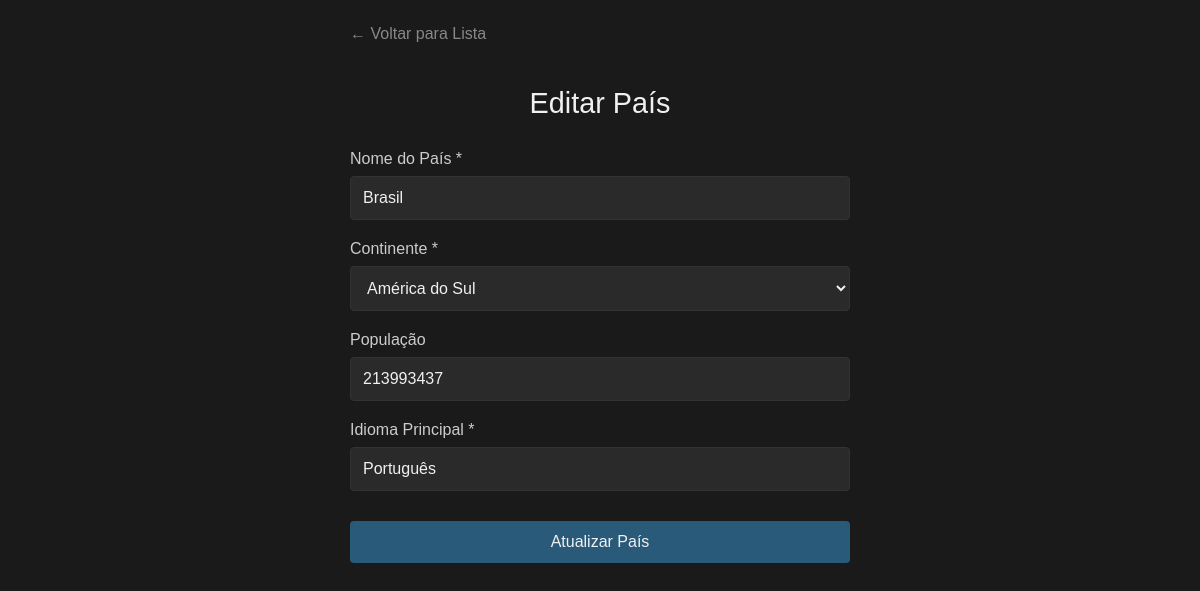
Page /crud/editar_pais.php?id=1 on the committed database.
### tables this page shows
CREATE TABLE paises (
  id_pais INT AUTO_INCREMENT PRIMARY KEY,
  nome VARCHAR(100) NOT NULL,
  continente VARCHAR(50) NOT NULL,
  populacao BIGINT DEFAULT NULL,
  idioma VARCHAR(100) NOT NULL
);

### crud/editar_pais.php (the view, shortened to what this page needs)
<!DOCTYPE html>
<html lang="pt-br">
<head>
</head>
<body>
    <div class="container">
        <a href="listar_paises.php" class="back-button">← Voltar para Lista</a>
        <h1>Editar País</h1>
        <?php
        include 'php/conexao.php';
        $id = $_GET['id'];
        $sql = "SELECT * FROM paises WHERE id_pais = ?";
        $stmt = $conn->prepare($sql);
        $stmt->bind_param("i", $id);
        $stmt->execute();
        $result = $stmt->get_result();
        $pais = $result->fetch_assoc();
        ?>
        <form action="php/atualizar_pais.php" method="POST">
            <div class="form-group">
                <label for="nome">Nome do País *</label>
                <input type="text" id="nome" name="nome" value="<?php echo htmlspecialchars($pais['nome']); ?>" required>
            </div>
            <div class="form-group">
                <label for="continente">Continente *</label>
                <select id="continente" name="continente" required>
                    <option value="América do Sul" <?php echo $pais['continente'] == 'América do Sul' ? 'selected' : ''; ?>>América do Sul</option>
                </select>
            </div>
            <div class="form-group">
                <label for="populacao">População</label>
                <input type="number" id="populacao" name="populacao" value="<?php echo $pais['populacao']; ?>" min="0">
            </div>
            <div class="form-group">
                <label for="idioma">Idioma Principal *</label>
                <input type="text" id="idioma" name="idioma" value="<?php echo htmlspecialchars($pais['idioma']); ?>" required>
            </div>
            <button type="submit">Atualizar País</button>
        </form>
    </div>
</body>
</html>

### crud/editar_pais.php (style rules this page uses)
body { background-color: #1a1a1a; color: #f0f0f0; margin: 0; padding: 20px; font-family: Arial, sans-serif; }
.container { max-width: 500px; margin: 0 auto; }
h1 { text-align: center; margin-bottom: 30px; font-weight: normal; font-size: 1.8rem; }
.back-button { display: inline-block; margin-bottom: 20px; color: #888; text-decoration: none; padding: 5px 0; }
button { width: 100%; padding: 12px; background-color: #2a5a7a; border: none; border-radius: 4px; color: #f0f0f0; font-size: 1rem; cursor: pointer; margin-top: 10px; }
.form-group { margin-bottom: 20px; }
label { display: block; margin-bottom: 8px; color: #ccc; }
input, select { width: 100%; padding: 12px; background-color: #2a2a2a; border: 1px solid #333; border-radius: 4px; color: #f0f0f0; font-size: 1rem; box-sizing: border-box; }

### rows in the picture
paises: nome "Brasil", continente "América do Sul", populacao "213993437", idioma "Português"
